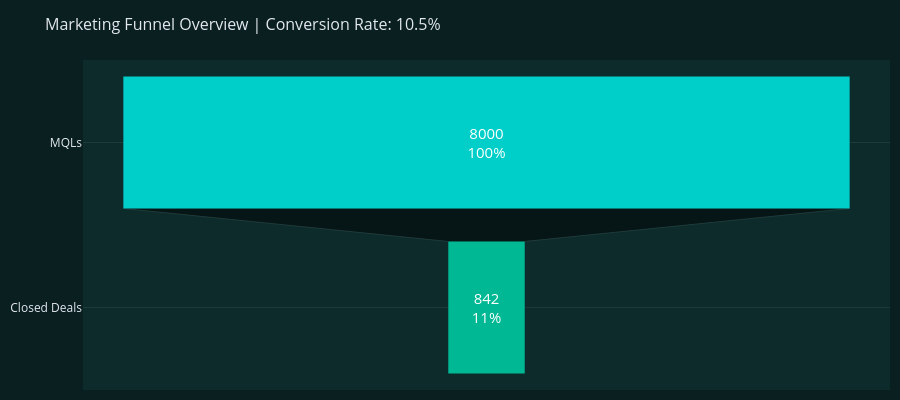

Notebook code cell kept with this figure:
### Markdown cell above
## 3. Funnel Overview

### Code cell
total_mqls = len(mqls)
total_deals = len(deals)
drop_off = total_mqls - total_deals
cr = total_deals / total_mqls * 100

fig = go.Figure(go.Funnel(
    y=['MQLs', 'Closed Deals'],
    x=[total_mqls, total_deals],
    textinfo='value+percent initial',
    marker=dict(color=[ACCENT2, ACCENT]),
    connector=dict(line=dict(color=GRID_COLOR, width=1)),
    textfont=dict(color='#ffffff', size=15)
))
fig = style_fig(fig, title=f'Marketing Funnel Overview | Conversion Rate: {cr:.1f}%', height=400)
fig.show()

print(f'Drop-off: {drop_off:,} leads ({100-cr:.1f}%) did NOT convert')

### Figure 1 — Plotly figure (JSON) as saved in the notebook; plotly's stock layout.template omitted (floating-point values rounded to 4 significant figures)
{"data": [{"connector": {"line": {"color": "#1f3a3a", "width": 1}}, "marker": {"color": ["#00cec9", "#00b894"]}, "textfont": {"color": "#ffffff", "size": 15}, "textinfo": "value+percent initial", "type": "funnel", "x": [8000, 842], "y": ["MQLs", "Closed Deals"]}], "layout": {"font": {"color": "#e2e8f0", "size": 12}, "height": 400, "legend": {"bgcolor": "#0d2b2b", "bordercolor": "#1f3a3a", "borderwidth": 1, "font": {"color": "#e2e8f0"}}, "margin": {"b": 10, "l": 10, "r": 10, "t": 60}, "paper_bgcolor": "#0a1f1f", "plot_bgcolor": "#0d2b2b", "title": {"font": {"color": "#e2e8f0", "size": 16}, "text": "Marketing Funnel Overview | Conversion Rate: 10.5%"}, "xaxis": {"color": "#e2e8f0", "gridcolor": "#1f3a3a", "zerolinecolor": "#1f3a3a"}, "yaxis": {"color": "#e2e8f0", "gridcolor": "#1f3a3a", "zerolinecolor": "#1f3a3a"}}}
